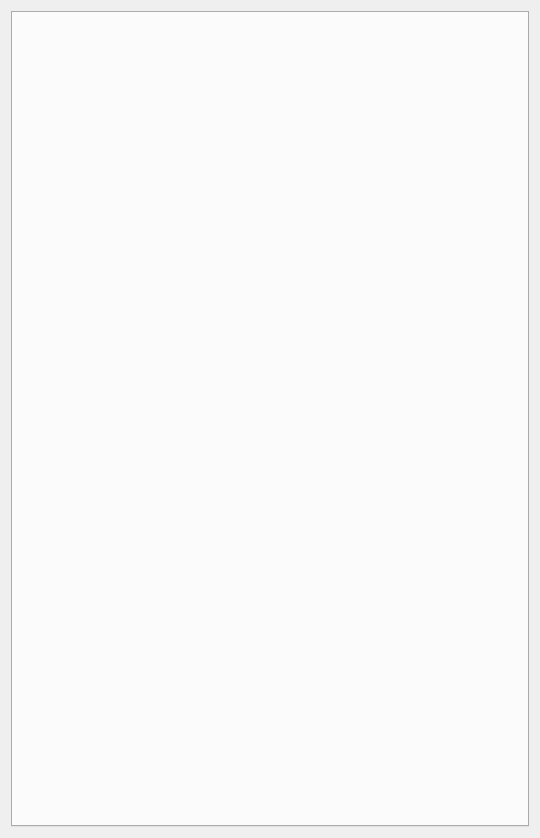
<?xml version="1.0" encoding="UTF-8"?>
<ui version="4.0">
 <class>Form</class>
 <widget class="QWidget" name="Form">
  <property name="geometry">
   <rect>
    <x>0</x>
    <y>0</y>
    <width>540</width>
    <height>838</height>
   </rect>
  </property>
  <property name="sizePolicy">
   <sizepolicy hsizetype="Expanding" vsizetype="Expanding">
    <horstretch>0</horstretch>
    <verstretch>0</verstretch>
   </sizepolicy>
  </property>
  <property name="windowTitle">
   <string>Form</string>
  </property>
  <layout class="QVBoxLayout" name="verticalLayout_2">
   <item>
    <layout class="QVBoxLayout" name="mainLayout">
     <item>
      <widget class="QTabWidget" name="tabWidget">
       <property name="sizePolicy">
        <sizepolicy hsizetype="Expanding" vsizetype="Expanding">
         <horstretch>0</horstretch>
         <verstretch>0</verstretch>
        </sizepolicy>
       </property>
      </widget>
     </item>
    </layout>
   </item>
  </layout>
 </widget>
 <resources/>
 <connections/>
</ui>
